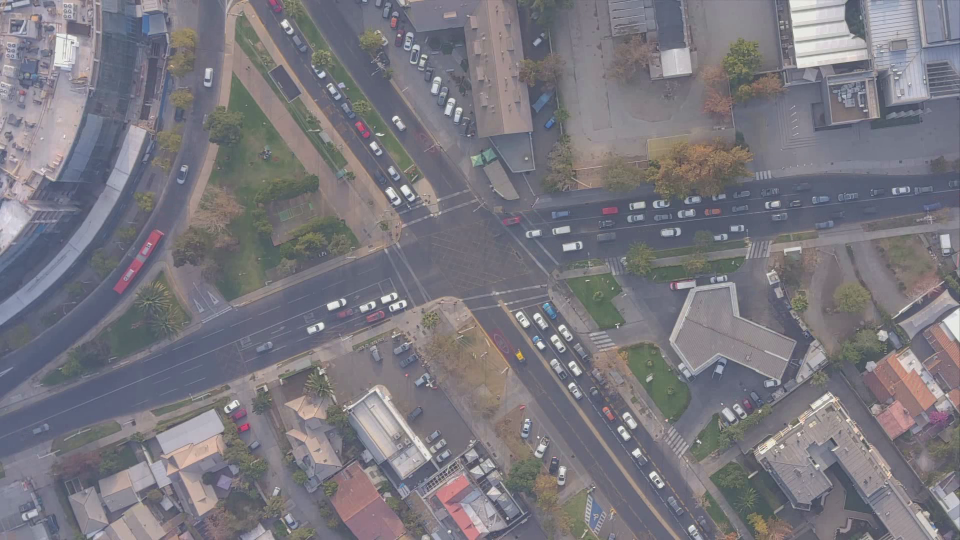
#> input picture frame 10 of research/tracking_methods/video reference DFS/video_sift_estabilizado_filtrado.mp4, 1920 x 1080 px, given in place of video_sim_30s_movement.mp4, which was not available (shown at 1/2 size)
$ jupyter execute Benchmark_videos.ipynb   (older library calls are emulated)   (text cells are left out)
#> lines starting #> are read from the running program, lines starting #| are printed output that depends on the picture; pictures that were not available may be replaced by others from this repository, and a replacement may not be noted
[cell 1]
# @title Importar dependencias {form-width: "25%"}

import cv2
import numpy as np
import matplotlib.pyplot as plt
from skimage.metrics import structural_similarity as compare_ssim
import csv
import os

[cell 2]
# @title Declarar Funciones Auxiliares {form-width: "25%"}

def crop_frames(frame, crop_width, crop_height):
    if crop_width == 0 or crop_height == 0:
        return frame
    # Recorta una ventana de tamaño crop_width x crop_height centrada en el frame
    height, width = frame.shape[:2]
    x = int(height/2)
    y = int(width/2)

    cropped_frame = frame[y:y + crop_height, x:x + crop_width]
    return cropped_frame

# [37 lines left out: function plot_line_graph, not called in this run]

def insolate_img_color(frame, color_channel=3):
  # 0 para azul, 1 para verde, 2 para rojo
  # Convertir frames a escala de grises si no se especifica color_channel
  # 4 para RGB
  if color_channel == 3:
    insolated_frame = cv2.cvtColor(frame, cv2.COLOR_BGR2GRAY)
  elif color_channel == 4:
    insolated_frame = frame
  else:
    # Extraer el canal de color especificado
    insolated_frame = frame[:,:,color_channel]
  return insolated_frame

def calculate_psnr_ssim(frame1, frame2):
  # Calcular el PSNR y SSIM entre dos frames
  max_pixel_value = np.max(frame1)
  psnr = cv2.PSNR(frame1, frame2, max_pixel_value)

  ssim = compare_ssim(frame1, frame2)
  return psnr, ssim

# [45 lines left out: function record_benchmark_data, not called in this run]

[cell 3]
def benchmark_frames(video_path, crop_width, crop_height, title, nfeatures, color_channel=3):
  # Open the video file
#> called with video_path = 'video_sim_30s_movement.mp4', crop_width = 500, crop_height = 500, title = 'Antes de Alinear', nfeatures = 0, color_channel = 3
  video_capture = cv2.VideoCapture(video_path)
  total_frames = int(video_capture.get(cv2.CAP_PROP_FRAME_COUNT))


  ret, reference_frame = video_capture.read()
#> reference_frame is the input picture: shape (1080, 1920, 3); mean B, G, R 127.4, 120.1, 122.4
  cropped_reference_frame = crop_frames(reference_frame, crop_width, crop_height)
#> in crop_frames, `cropped_frame = frame[y:y + crop_height, x:x + crop_width]`:
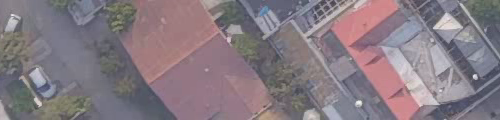
#> cropped_frame: shape (120, 500, 3); mean B, G, R 129.8, 122.1, 134.1
  cropped_reference_frame = insolate_img_color(cropped_reference_frame, color_channel) # Insolate the color channel
#> in insolate_img_color, `insolated_frame = cv2.cvtColor(frame, cv2.COLOR_BGR2GRAY)`:
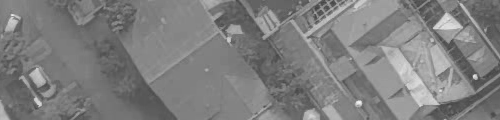
#> insolated_frame: shape (120, 500); min 66, max 249, mean 126.5

  frame_count = 0
  frames_diff = []
  frames_psnr = []
  frames_ssim = []
  max_diff = 0
  max_psnr = 0
  min_ssim = 1
  while True:
    # Read a frame from the video
    ret, frame = video_capture.read()
    if not ret:
      break

    cropped_current_frame = insolate_img_color(crop_frames(frame, crop_width, crop_height), color_channel)

    # Compute the absolute difference between the cropped frames
    diff = cv2.absdiff(cropped_reference_frame, cropped_current_frame)
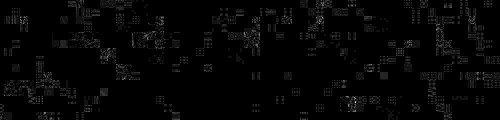
#> diff: shape (120, 500); min 0, max 14, mean 0.3; drawn with min black and max white
    avg_diff = np.mean(diff)
#> avg_diff = 0.3
    frames_diff.append(avg_diff)  # Add the new mean difference to the log

    # Calculate the PSNR and SSIM
    psnr, ssim = calculate_psnr_ssim(cropped_reference_frame, cropped_current_frame)
#> in calculate_psnr_ssim, `max_pixel_value = np.max(frame1)`: max_pixel_value = 249
#> in calculate_psnr_ssim, `psnr = cv2.PSNR(frame1, frame2, max_pixel_value)`: psnr = 49.76
#> in calculate_psnr_ssim, `ssim = compare_ssim(frame1, frame2)`: ssim = 0.997
#> psnr = 49.76; ssim = 0.997
    frames_psnr.append(psnr)
    frames_ssim.append(ssim)

    # Get the max PSNR, SSIM and ssim
    if max_diff < avg_diff:
      max_diff = avg_diff
#> max_diff = 0.3
    if max_psnr < psnr:
      max_psnr = psnr
#> max_psnr = 49.76
    if min_ssim > ssim:
      min_ssim = ssim
#> min_ssim = 0.997

    if (frame_count % 100 == 0):
      print(f"Processed frame {frame_count}/{total_frames}")
    frame_count += 1

  video_capture.release()

  frames_diff_mean = round(np.mean(frames_diff),3)
  frames_psnr_mean = round(np.mean(frames_psnr),3)
  frames_ssim_mean = round(np.mean(frames_ssim),3)

  # Display the data
  print(f"Diferencia promedio: {frames_diff_mean} con un máximo de: {round(max_diff,3)} (Con 0 son identicas)")
  print(f"PSNR promedio: {frames_psnr_mean} con un máximo de: {round(max_psnr,3)}")
  print(f"SSIM promedio: {frames_ssim_mean} con un mínimo de: {round(min_ssim,3)} (Con 1 son idénticas)")
  # Display and record data
  height = reference_frame.shape[0]
  width = reference_frame.shape[1]
  new_id = record_benchmark_data(video_path,
                          height,
                          width,
                          crop_width,
                          crop_height,
                          title,
                          color_channel,
                          nfeatures,
                          frames_ssim_mean,
                          frames_psnr_mean,
                          frames_diff_mean,
                          max_diff,
                          max_psnr,
                          min_ssim)
  return new_id, frames_ssim, title

video_name = "video_sim_30s_movement.mp4"
NFEATURES = 1000
METHOD = "sift"
window_size = 500

# Compare the cropped frames
# benchmark_frames("video_sim_30s_movement_alejandra.mp4", 400, 400, "Despues de Alinear Metodo Anterior", "X")
id1, frames_ssim1, title1 = benchmark_frames(video_name, window_size, window_size, "Antes de Alinear", 0)
id2, frames_ssim2, title2 = benchmark_frames(video_name.replace(".mp4", f"_{METHOD}_estabilizado.mp4" ), window_size, window_size, f"Despúes de Alinear con {METHOD}", NFEATURES)
id3, frames_ssim3, title3 = benchmark_frames(video_name.replace(".mp4", f"_{METHOD}_estabilizado_filtrado.mp4"), window_size, window_size, f"Despúes de Alinear y Filtrar con {METHOD}", NFEATURES)
id4, frames_ssim4, title4 = benchmark_frames("video_sim_30s_movement_alejandra.mp4", window_size, window_size, f"Despúes de Estabilizar con método 2022", NFEATURES)
frames_ssim4.append(frames_ssim4[-1])
frames_ssim4.append(frames_ssim4[-1])
a_ssim = [frames_ssim1, frames_ssim2, frames_ssim3, frames_ssim4]
# a_ssim = [frames_ssim3, frames_ssim2, frames_ssim1]
tags = [title1, title2, title3, title4]
# tags = [title3, title2, title1]
ids =  f"ID {id1}, {id2}, {id3}"
# ids =  f"ID {id1}, {id2}, {id3}"
plot_line_graph(a_ssim, tags, ids, id=ids)

$ run again, starting later in the video
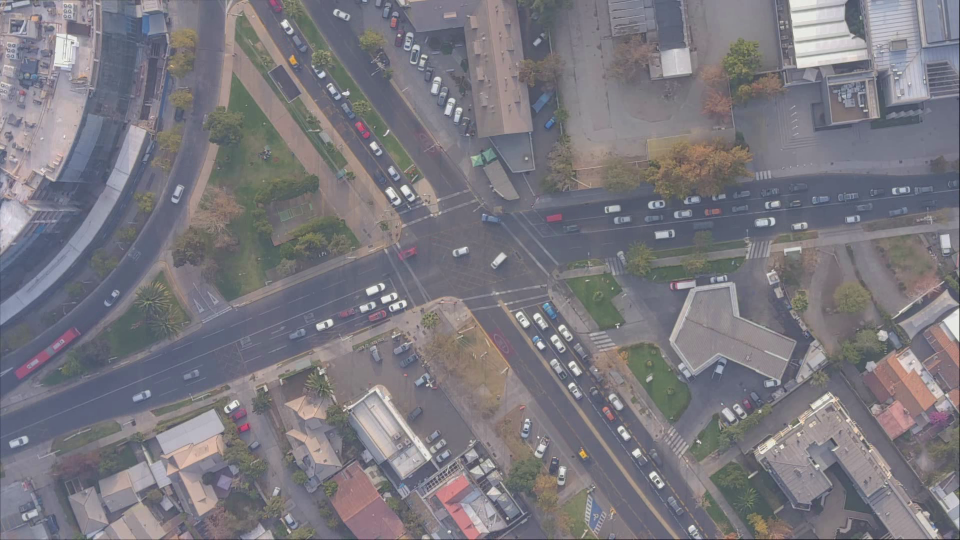
#> input picture frame 45 of research/tracking_methods/video reference DFS/video_sift_estabilizado_filtrado.mp4, 1920 x 1080 px, given in place of video_sim_30s_movement.mp4, which was not available (shown at 1/2 size)
#> in benchmark_frames, reference_frame is the input picture: shape (1080, 1920, 3); mean B, G, R 127.4, 120.6, 123
#> in insolate_img_color, `insolated_frame = cv2.cvtColor(frame, cv2.COLOR_BGR2GRAY)`:
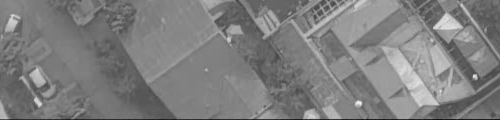
#> insolated_frame: shape (120, 500); min 17, max 244, mean 126.5
#> in benchmark_frames, `diff = cv2.absdiff(cropped_reference_frame, cropped_current_frame)`:
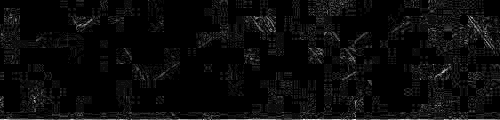
#> diff: shape (120, 500); min 0, max 22, mean 0.9; drawn with min black and max white
#> avg_diff = 0.922
#> max_pixel_value = 244
#> in calculate_psnr_ssim, `psnr = cv2.PSNR(frame1, frame2, max_pixel_value)`: psnr = 41.75
#> in calculate_psnr_ssim, `ssim = compare_ssim(frame1, frame2)`: ssim = 0.991
#> in benchmark_frames, `psnr, ssim = calculate_psnr_ssim(cropped_reference_frame, cropped_curr..`: psnr = 41.75; ssim = 0.991
#> max_diff = 0.922
#> max_psnr = 41.75
#> min_ssim = 0.991

$ run again, starting later in the video
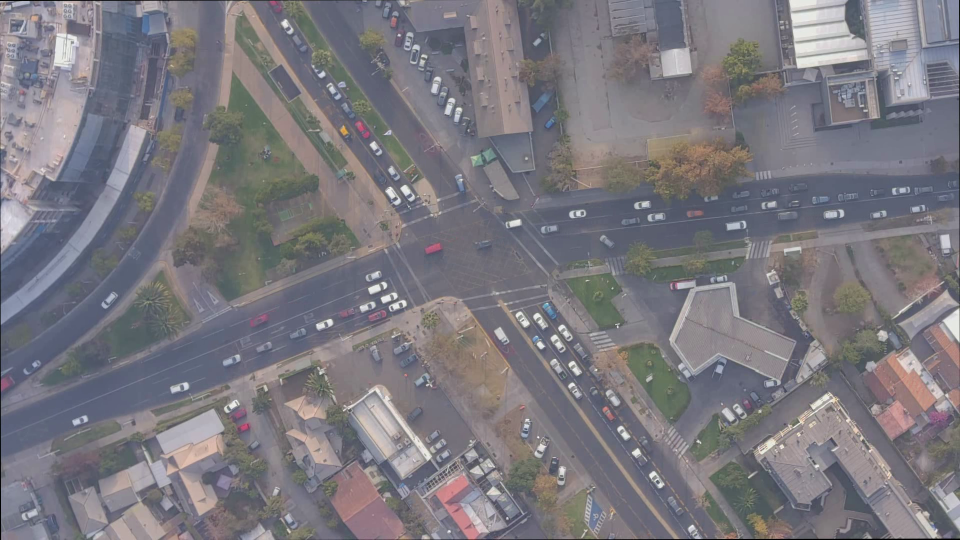
#> input picture frame 80 of research/tracking_methods/video reference DFS/video_sift_estabilizado_filtrado.mp4, 1920 x 1080 px, given in place of video_sim_30s_movement.mp4, which was not available (shown at 1/2 size)
#> in benchmark_frames, reference_frame is the input picture: shape (1080, 1920, 3); mean B, G, R 126.8, 120.2, 122.7
#> in insolate_img_color, `insolated_frame = cv2.cvtColor(frame, cv2.COLOR_BGR2GRAY)`:
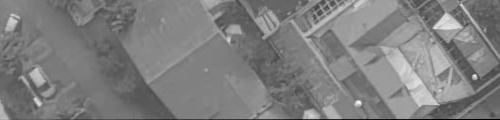
#> insolated_frame: shape (120, 500); min 0, max 249, mean 126.4
#> in benchmark_frames, `diff = cv2.absdiff(cropped_reference_frame, cropped_current_frame)`:
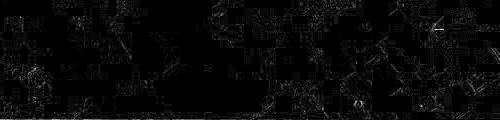
#> diff: shape (120, 500); min 0, max 31, mean 1; drawn with min black and max white
#> avg_diff = 1.02
#> max_pixel_value = 249
#> in calculate_psnr_ssim, `psnr = cv2.PSNR(frame1, frame2, max_pixel_value)`: psnr = 41.77
#> in calculate_psnr_ssim, `ssim = compare_ssim(frame1, frame2)`: ssim = 0.989
#> in benchmark_frames, `psnr, ssim = calculate_psnr_ssim(cropped_reference_frame, cropped_curr..`: psnr = 41.77; ssim = 0.989
#> max_diff = 1.02
#> max_psnr = 41.77
#> min_ssim = 0.989
